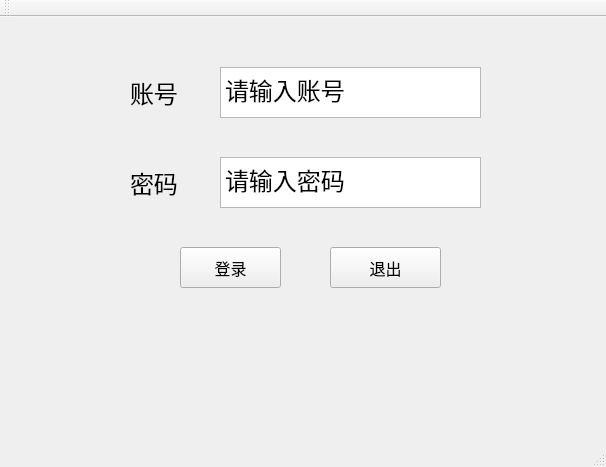
<?xml version="1.0" encoding="UTF-8"?>
<ui version="4.0">
 <class>MainWindow</class>
 <widget class="QMainWindow" name="MainWindow">
  <property name="geometry">
   <rect>
    <x>0</x>
    <y>0</y>
    <width>606</width>
    <height>467</height>
   </rect>
  </property>
  <property name="windowTitle">
   <string>登录界面</string>
  </property>
  <widget class="QWidget" name="centralWidget">
   <widget class="QPushButton" name="pushButton_3">
    <property name="geometry">
     <rect>
      <x>180</x>
      <y>230</y>
      <width>101</width>
      <height>41</height>
     </rect>
    </property>
    <property name="font">
     <font>
      <pointsize>12</pointsize>
     </font>
    </property>
    <property name="text">
     <string>登录</string>
    </property>
   </widget>
   <widget class="QPushButton" name="pushButton_4">
    <property name="geometry">
     <rect>
      <x>330</x>
      <y>230</y>
      <width>111</width>
      <height>41</height>
     </rect>
    </property>
    <property name="font">
     <font>
      <pointsize>12</pointsize>
     </font>
    </property>
    <property name="text">
     <string>退出</string>
    </property>
   </widget>
   <widget class="QLabel" name="label">
    <property name="geometry">
     <rect>
      <x>130</x>
      <y>60</y>
      <width>81</width>
      <height>31</height>
     </rect>
    </property>
    <property name="maximumSize">
     <size>
      <width>16777215</width>
      <height>16777215</height>
     </size>
    </property>
    <property name="font">
     <font>
      <pointsize>18</pointsize>
     </font>
    </property>
    <property name="text">
     <string>账号</string>
    </property>
   </widget>
   <widget class="QLabel" name="label_2">
    <property name="geometry">
     <rect>
      <x>130</x>
      <y>150</y>
      <width>81</width>
      <height>31</height>
     </rect>
    </property>
    <property name="font">
     <font>
      <pointsize>18</pointsize>
     </font>
    </property>
    <property name="text">
     <string>密码</string>
    </property>
   </widget>
   <widget class="QTextEdit" name="textEdit_2">
    <property name="geometry">
     <rect>
      <x>220</x>
      <y>140</y>
      <width>261</width>
      <height>51</height>
     </rect>
    </property>
    <property name="html">
     <string>&lt;!DOCTYPE HTML PUBLIC &quot;-//W3C//DTD HTML 4.0//EN&quot; &quot;http://www.w3.org/TR/REC-html40/strict.dtd&quot;&gt;
&lt;html&gt;&lt;head&gt;&lt;meta name=&quot;qrichtext&quot; content=&quot;1&quot; /&gt;&lt;style type=&quot;text/css&quot;&gt;
p, li { white-space: pre-wrap; }
&lt;/style&gt;&lt;/head&gt;&lt;body style=&quot; font-family:'SimSun'; font-size:9pt; font-weight:400; font-style:normal;&quot;&gt;
&lt;p style=&quot; margin-top:0px; margin-bottom:0px; margin-left:0px; margin-right:0px; -qt-block-indent:0; text-indent:0px;&quot;&gt;&lt;span style=&quot; font-size:18pt;&quot;&gt;请输入密码&lt;/span&gt;&lt;/p&gt;&lt;/body&gt;&lt;/html&gt;</string>
    </property>
   </widget>
   <widget class="QTextEdit" name="textEdit_3">
    <property name="geometry">
     <rect>
      <x>220</x>
      <y>50</y>
      <width>261</width>
      <height>51</height>
     </rect>
    </property>
    <property name="html">
     <string>&lt;!DOCTYPE HTML PUBLIC &quot;-//W3C//DTD HTML 4.0//EN&quot; &quot;http://www.w3.org/TR/REC-html40/strict.dtd&quot;&gt;
&lt;html&gt;&lt;head&gt;&lt;meta name=&quot;qrichtext&quot; content=&quot;1&quot; /&gt;&lt;style type=&quot;text/css&quot;&gt;
p, li { white-space: pre-wrap; }
&lt;/style&gt;&lt;/head&gt;&lt;body style=&quot; font-family:'SimSun'; font-size:9pt; font-weight:400; font-style:normal;&quot;&gt;
&lt;p style=&quot; margin-top:0px; margin-bottom:0px; margin-left:0px; margin-right:0px; -qt-block-indent:0; text-indent:0px;&quot;&gt;&lt;span style=&quot; font-size:18pt;&quot;&gt;请输入账号&lt;/span&gt;&lt;/p&gt;&lt;/body&gt;&lt;/html&gt;</string>
    </property>
   </widget>
  </widget>
  <widget class="QToolBar" name="mainToolBar">
   <attribute name="toolBarArea">
    <enum>TopToolBarArea</enum>
   </attribute>
   <attribute name="toolBarBreak">
    <bool>false</bool>
   </attribute>
  </widget>
  <widget class="QStatusBar" name="statusBar"/>
 </widget>
 <layoutdefault spacing="6" margin="11"/>
 <resources/>
 <connections/>
</ui>
